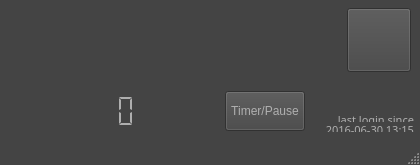
<?xml version="1.0" encoding="UTF-8"?>
<ui version="4.0">
 <class>MainWindow</class>
 <widget class="QMainWindow" name="MainWindow">
  <property name="geometry">
   <rect>
    <x>0</x>
    <y>0</y>
    <width>420</width>
    <height>165</height>
   </rect>
  </property>
  <property name="sizePolicy">
   <sizepolicy hsizetype="Fixed" vsizetype="Fixed">
    <horstretch>0</horstretch>
    <verstretch>0</verstretch>
   </sizepolicy>
  </property>
  <property name="minimumSize">
   <size>
    <width>420</width>
    <height>165</height>
   </size>
  </property>
  <property name="maximumSize">
   <size>
    <width>420</width>
    <height>189</height>
   </size>
  </property>
  <property name="palette">
   <palette>
    <active>
     <colorrole role="WindowText">
      <brush brushstyle="SolidPattern">
       <color alpha="255">
        <red>175</red>
        <green>175</green>
        <blue>175</blue>
       </color>
      </brush>
     </colorrole>
     <colorrole role="Button">
      <brush brushstyle="SolidPattern">
       <color alpha="255">
        <red>68</red>
        <green>68</green>
        <blue>68</blue>
       </color>
      </brush>
     </colorrole>
     <colorrole role="Light">
      <brush brushstyle="SolidPattern">
       <color alpha="255">
        <red>175</red>
        <green>175</green>
        <blue>175</blue>
       </color>
      </brush>
     </colorrole>
     <colorrole role="Midlight">
      <brush brushstyle="SolidPattern">
       <color alpha="255">
        <red>147</red>
        <green>147</green>
        <blue>147</blue>
       </color>
      </brush>
     </colorrole>
     <colorrole role="Dark">
      <brush brushstyle="SolidPattern">
       <color alpha="255">
        <red>68</red>
        <green>68</green>
        <blue>68</blue>
       </color>
      </brush>
     </colorrole>
     <colorrole role="Mid">
      <brush brushstyle="SolidPattern">
       <color alpha="255">
        <red>126</red>
        <green>124</green>
        <blue>122</blue>
       </color>
      </brush>
     </colorrole>
     <colorrole role="Text">
      <brush brushstyle="SolidPattern">
       <color alpha="255">
        <red>175</red>
        <green>175</green>
        <blue>175</blue>
       </color>
      </brush>
     </colorrole>
     <colorrole role="BrightText">
      <brush brushstyle="SolidPattern">
       <color alpha="255">
        <red>202</red>
        <green>202</green>
        <blue>202</blue>
       </color>
      </brush>
     </colorrole>
     <colorrole role="ButtonText">
      <brush brushstyle="SolidPattern">
       <color alpha="255">
        <red>175</red>
        <green>175</green>
        <blue>175</blue>
       </color>
      </brush>
     </colorrole>
     <colorrole role="Base">
      <brush brushstyle="SolidPattern">
       <color alpha="255">
        <red>68</red>
        <green>68</green>
        <blue>68</blue>
       </color>
      </brush>
     </colorrole>
     <colorrole role="Window">
      <brush brushstyle="SolidPattern">
       <color alpha="255">
        <red>68</red>
        <green>68</green>
        <blue>68</blue>
       </color>
      </brush>
     </colorrole>
    </active>
    <inactive>
     <colorrole role="WindowText">
      <brush brushstyle="SolidPattern">
       <color alpha="255">
        <red>175</red>
        <green>175</green>
        <blue>175</blue>
       </color>
      </brush>
     </colorrole>
     <colorrole role="Button">
      <brush brushstyle="SolidPattern">
       <color alpha="255">
        <red>68</red>
        <green>68</green>
        <blue>68</blue>
       </color>
      </brush>
     </colorrole>
     <colorrole role="Light">
      <brush brushstyle="SolidPattern">
       <color alpha="255">
        <red>175</red>
        <green>175</green>
        <blue>175</blue>
       </color>
      </brush>
     </colorrole>
     <colorrole role="Midlight">
      <brush brushstyle="SolidPattern">
       <color alpha="255">
        <red>147</red>
        <green>147</green>
        <blue>147</blue>
       </color>
      </brush>
     </colorrole>
     <colorrole role="Dark">
      <brush brushstyle="SolidPattern">
       <color alpha="255">
        <red>68</red>
        <green>68</green>
        <blue>68</blue>
       </color>
      </brush>
     </colorrole>
     <colorrole role="Mid">
      <brush brushstyle="SolidPattern">
       <color alpha="255">
        <red>126</red>
        <green>124</green>
        <blue>122</blue>
       </color>
      </brush>
     </colorrole>
     <colorrole role="Text">
      <brush brushstyle="SolidPattern">
       <color alpha="255">
        <red>175</red>
        <green>175</green>
        <blue>175</blue>
       </color>
      </brush>
     </colorrole>
     <colorrole role="BrightText">
      <brush brushstyle="SolidPattern">
       <color alpha="255">
        <red>202</red>
        <green>202</green>
        <blue>202</blue>
       </color>
      </brush>
     </colorrole>
     <colorrole role="ButtonText">
      <brush brushstyle="SolidPattern">
       <color alpha="255">
        <red>175</red>
        <green>175</green>
        <blue>175</blue>
       </color>
      </brush>
     </colorrole>
     <colorrole role="Base">
      <brush brushstyle="SolidPattern">
       <color alpha="255">
        <red>68</red>
        <green>68</green>
        <blue>68</blue>
       </color>
      </brush>
     </colorrole>
     <colorrole role="Window">
      <brush brushstyle="SolidPattern">
       <color alpha="255">
        <red>68</red>
        <green>68</green>
        <blue>68</blue>
       </color>
      </brush>
     </colorrole>
    </inactive>
    <disabled>
     <colorrole role="WindowText">
      <brush brushstyle="SolidPattern">
       <color alpha="255">
        <red>68</red>
        <green>68</green>
        <blue>68</blue>
       </color>
      </brush>
     </colorrole>
     <colorrole role="Button">
      <brush brushstyle="SolidPattern">
       <color alpha="255">
        <red>68</red>
        <green>68</green>
        <blue>68</blue>
       </color>
      </brush>
     </colorrole>
     <colorrole role="Light">
      <brush brushstyle="SolidPattern">
       <color alpha="255">
        <red>175</red>
        <green>175</green>
        <blue>175</blue>
       </color>
      </brush>
     </colorrole>
     <colorrole role="Midlight">
      <brush brushstyle="SolidPattern">
       <color alpha="255">
        <red>147</red>
        <green>147</green>
        <blue>147</blue>
       </color>
      </brush>
     </colorrole>
     <colorrole role="Dark">
      <brush brushstyle="SolidPattern">
       <color alpha="255">
        <red>68</red>
        <green>68</green>
        <blue>68</blue>
       </color>
      </brush>
     </colorrole>
     <colorrole role="Mid">
      <brush brushstyle="SolidPattern">
       <color alpha="255">
        <red>126</red>
        <green>124</green>
        <blue>122</blue>
       </color>
      </brush>
     </colorrole>
     <colorrole role="Text">
      <brush brushstyle="SolidPattern">
       <color alpha="255">
        <red>68</red>
        <green>68</green>
        <blue>68</blue>
       </color>
      </brush>
     </colorrole>
     <colorrole role="BrightText">
      <brush brushstyle="SolidPattern">
       <color alpha="255">
        <red>202</red>
        <green>202</green>
        <blue>202</blue>
       </color>
      </brush>
     </colorrole>
     <colorrole role="ButtonText">
      <brush brushstyle="SolidPattern">
       <color alpha="255">
        <red>68</red>
        <green>68</green>
        <blue>68</blue>
       </color>
      </brush>
     </colorrole>
     <colorrole role="Base">
      <brush brushstyle="SolidPattern">
       <color alpha="255">
        <red>68</red>
        <green>68</green>
        <blue>68</blue>
       </color>
      </brush>
     </colorrole>
     <colorrole role="Window">
      <brush brushstyle="SolidPattern">
       <color alpha="255">
        <red>68</red>
        <green>68</green>
        <blue>68</blue>
       </color>
      </brush>
     </colorrole>
    </disabled>
   </palette>
  </property>
  <property name="windowTitle">
   <string>MainWindow</string>
  </property>
  <widget class="QWidget" name="centralwidget">
   <property name="minimumSize">
    <size>
     <width>420</width>
     <height>165</height>
    </size>
   </property>
   <property name="maximumSize">
    <size>
     <width>420</width>
     <height>165</height>
    </size>
   </property>
   <widget class="QWidget" name="layoutWidget">
    <property name="geometry">
     <rect>
      <x>0</x>
      <y>0</y>
      <width>424</width>
      <height>140</height>
     </rect>
    </property>
    <layout class="QHBoxLayout" name="horizontalLayout">
     <property name="spacing">
      <number>0</number>
     </property>
     <item>
      <layout class="QVBoxLayout" name="verticalLayout_2">
       <property name="spacing">
        <number>0</number>
       </property>
       <item>
        <layout class="QHBoxLayout" name="horizontalLayout_2">
         <property name="spacing">
          <number>0</number>
         </property>
         <item>
          <spacer name="horizontalSpacer_2">
           <property name="orientation">
            <enum>Qt::Horizontal</enum>
           </property>
           <property name="sizeType">
            <enum>QSizePolicy::Fixed</enum>
           </property>
           <property name="sizeHint" stdset="0">
            <size>
             <width>5</width>
             <height>20</height>
            </size>
           </property>
          </spacer>
         </item>
         <item>
          <widget class="QPushButton" name="codeImg">
           <property name="sizePolicy">
            <sizepolicy hsizetype="Fixed" vsizetype="Fixed">
             <horstretch>0</horstretch>
             <verstretch>0</verstretch>
            </sizepolicy>
           </property>
           <property name="minimumSize">
            <size>
             <width>100</width>
             <height>75</height>
            </size>
           </property>
           <property name="maximumSize">
            <size>
             <width>100</width>
             <height>75</height>
            </size>
           </property>
           <property name="focusPolicy">
            <enum>Qt::NoFocus</enum>
           </property>
           <property name="text">
            <string/>
           </property>
           <property name="iconSize">
            <size>
             <width>100</width>
             <height>75</height>
            </size>
           </property>
           <property name="flat">
            <bool>true</bool>
           </property>
          </widget>
         </item>
         <item>
          <spacer name="horizontalSpacer_3">
           <property name="orientation">
            <enum>Qt::Horizontal</enum>
           </property>
           <property name="sizeType">
            <enum>QSizePolicy::Fixed</enum>
           </property>
           <property name="sizeHint" stdset="0">
            <size>
             <width>5</width>
             <height>20</height>
            </size>
           </property>
          </spacer>
         </item>
         <item>
          <layout class="QVBoxLayout" name="verticalLayout_4">
           <property name="spacing">
            <number>0</number>
           </property>
           <item>
            <widget class="QListView" name="listView">
             <property name="sizePolicy">
              <sizepolicy hsizetype="Fixed" vsizetype="Fixed">
               <horstretch>0</horstretch>
               <verstretch>0</verstretch>
              </sizepolicy>
             </property>
             <property name="minimumSize">
              <size>
               <width>180</width>
               <height>80</height>
              </size>
             </property>
             <property name="maximumSize">
              <size>
               <width>180</width>
               <height>80</height>
              </size>
             </property>
             <property name="palette">
              <palette>
               <active>
                <colorrole role="Base">
                 <brush brushstyle="SolidPattern">
                  <color alpha="255">
                   <red>68</red>
                   <green>68</green>
                   <blue>68</blue>
                  </color>
                 </brush>
                </colorrole>
               </active>
               <inactive>
                <colorrole role="Base">
                 <brush brushstyle="SolidPattern">
                  <color alpha="255">
                   <red>68</red>
                   <green>68</green>
                   <blue>68</blue>
                  </color>
                 </brush>
                </colorrole>
               </inactive>
               <disabled>
                <colorrole role="Base">
                 <brush brushstyle="SolidPattern">
                  <color alpha="255">
                   <red>68</red>
                   <green>68</green>
                   <blue>68</blue>
                  </color>
                 </brush>
                </colorrole>
               </disabled>
              </palette>
             </property>
             <property name="font">
              <font>
               <family>Droid Sans</family>
               <weight>75</weight>
               <bold>true</bold>
              </font>
             </property>
             <property name="mouseTracking">
              <bool>true</bool>
             </property>
             <property name="focusPolicy">
              <enum>Qt::NoFocus</enum>
             </property>
             <property name="frameShape">
              <enum>QFrame::NoFrame</enum>
             </property>
             <property name="frameShadow">
              <enum>QFrame::Plain</enum>
             </property>
             <property name="verticalScrollBarPolicy">
              <enum>Qt::ScrollBarAlwaysOff</enum>
             </property>
             <property name="horizontalScrollBarPolicy">
              <enum>Qt::ScrollBarAlwaysOff</enum>
             </property>
             <property name="autoScroll">
              <bool>false</bool>
             </property>
             <property name="editTriggers">
              <set>QAbstractItemView::NoEditTriggers</set>
             </property>
             <property name="selectionMode">
              <enum>QAbstractItemView::NoSelection</enum>
             </property>
             <property name="gridSize">
              <size>
               <width>150</width>
               <height>20</height>
              </size>
             </property>
             <property name="selectionRectVisible">
              <bool>true</bool>
             </property>
            </widget>
           </item>
          </layout>
         </item>
        </layout>
       </item>
       <item>
        <layout class="QHBoxLayout" name="horizontalLayout_3">
         <property name="spacing">
          <number>0</number>
         </property>
         <item>
          <widget class="QLCDNumber" name="timer">
           <property name="sizePolicy">
            <sizepolicy hsizetype="Fixed" vsizetype="Fixed">
             <horstretch>0</horstretch>
             <verstretch>0</verstretch>
            </sizepolicy>
           </property>
           <property name="minimumSize">
            <size>
             <width>140</width>
             <height>50</height>
            </size>
           </property>
           <property name="maximumSize">
            <size>
             <width>140</width>
             <height>50</height>
            </size>
           </property>
           <property name="frameShape">
            <enum>QFrame::NoFrame</enum>
           </property>
           <property name="digitCount">
            <number>8</number>
           </property>
           <property name="segmentStyle">
            <enum>QLCDNumber::Flat</enum>
           </property>
          </widget>
         </item>
         <item>
          <spacer name="horizontalSpacer_4">
           <property name="orientation">
            <enum>Qt::Horizontal</enum>
           </property>
           <property name="sizeHint" stdset="0">
            <size>
             <width>40</width>
             <height>20</height>
            </size>
           </property>
          </spacer>
         </item>
         <item>
          <widget class="QPushButton" name="pB_timer">
           <property name="minimumSize">
            <size>
             <width>0</width>
             <height>40</height>
            </size>
           </property>
           <property name="maximumSize">
            <size>
             <width>16777215</width>
             <height>40</height>
            </size>
           </property>
           <property name="text">
            <string>Timer/Pause</string>
           </property>
           <property name="checkable">
            <bool>true</bool>
           </property>
           <property name="flat">
            <bool>false</bool>
           </property>
          </widget>
         </item>
        </layout>
       </item>
      </layout>
     </item>
     <item>
      <spacer name="verticalSpacer">
       <property name="orientation">
        <enum>Qt::Vertical</enum>
       </property>
       <property name="sizeType">
        <enum>QSizePolicy::Fixed</enum>
       </property>
       <property name="sizeHint" stdset="0">
        <size>
         <width>20</width>
         <height>130</height>
        </size>
       </property>
      </spacer>
     </item>
     <item>
      <layout class="QVBoxLayout" name="verticalLayout_3">
       <property name="spacing">
        <number>0</number>
       </property>
       <item>
        <layout class="QHBoxLayout" name="horizontalLayout_4">
         <property name="spacing">
          <number>0</number>
         </property>
         <property name="sizeConstraint">
          <enum>QLayout::SetDefaultConstraint</enum>
         </property>
         <property name="rightMargin">
          <number>10</number>
         </property>
         <item>
          <spacer name="horizontalSpacer">
           <property name="orientation">
            <enum>Qt::Horizontal</enum>
           </property>
           <property name="sizeType">
            <enum>QSizePolicy::Fixed</enum>
           </property>
           <property name="sizeHint" stdset="0">
            <size>
             <width>20</width>
             <height>20</height>
            </size>
           </property>
          </spacer>
         </item>
         <item>
          <widget class="QPushButton" name="usrImg">
           <property name="sizePolicy">
            <sizepolicy hsizetype="Fixed" vsizetype="Fixed">
             <horstretch>0</horstretch>
             <verstretch>0</verstretch>
            </sizepolicy>
           </property>
           <property name="minimumSize">
            <size>
             <width>64</width>
             <height>64</height>
            </size>
           </property>
           <property name="maximumSize">
            <size>
             <width>64</width>
             <height>64</height>
            </size>
           </property>
           <property name="focusPolicy">
            <enum>Qt::NoFocus</enum>
           </property>
           <property name="text">
            <string/>
           </property>
           <property name="iconSize">
            <size>
             <width>64</width>
             <height>64</height>
            </size>
           </property>
           <property name="flat">
            <bool>false</bool>
           </property>
          </widget>
         </item>
        </layout>
       </item>
       <item>
        <layout class="QVBoxLayout" name="verticalLayout_5" stretch="0,0">
         <property name="spacing">
          <number>0</number>
         </property>
         <property name="rightMargin">
          <number>0</number>
         </property>
         <item>
          <layout class="QHBoxLayout" name="horizontalLayout_5">
           <property name="spacing">
            <number>0</number>
           </property>
           <item>
            <spacer name="horizontalSpacer_5">
             <property name="orientation">
              <enum>Qt::Horizontal</enum>
             </property>
             <property name="sizeType">
              <enum>QSizePolicy::Fixed</enum>
             </property>
             <property name="sizeHint" stdset="0">
              <size>
               <width>10</width>
               <height>10</height>
              </size>
             </property>
            </spacer>
           </item>
           <item>
            <widget class="QListView" name="dayLog">
             <property name="sizePolicy">
              <sizepolicy hsizetype="Fixed" vsizetype="Fixed">
               <horstretch>0</horstretch>
               <verstretch>0</verstretch>
              </sizepolicy>
             </property>
             <property name="minimumSize">
              <size>
               <width>80</width>
               <height>30</height>
              </size>
             </property>
             <property name="maximumSize">
              <size>
               <width>80</width>
               <height>30</height>
              </size>
             </property>
             <property name="palette">
              <palette>
               <active>
                <colorrole role="Base">
                 <brush brushstyle="SolidPattern">
                  <color alpha="255">
                   <red>68</red>
                   <green>68</green>
                   <blue>68</blue>
                  </color>
                 </brush>
                </colorrole>
               </active>
               <inactive>
                <colorrole role="Base">
                 <brush brushstyle="SolidPattern">
                  <color alpha="255">
                   <red>68</red>
                   <green>68</green>
                   <blue>68</blue>
                  </color>
                 </brush>
                </colorrole>
               </inactive>
               <disabled>
                <colorrole role="Base">
                 <brush brushstyle="SolidPattern">
                  <color alpha="255">
                   <red>68</red>
                   <green>68</green>
                   <blue>68</blue>
                  </color>
                 </brush>
                </colorrole>
               </disabled>
              </palette>
             </property>
             <property name="font">
              <font>
               <family>Droid Sans</family>
               <pointsize>14</pointsize>
               <weight>75</weight>
               <bold>true</bold>
              </font>
             </property>
             <property name="frameShape">
              <enum>QFrame::NoFrame</enum>
             </property>
             <property name="frameShadow">
              <enum>QFrame::Plain</enum>
             </property>
             <property name="verticalScrollBarPolicy">
              <enum>Qt::ScrollBarAlwaysOff</enum>
             </property>
             <property name="horizontalScrollBarPolicy">
              <enum>Qt::ScrollBarAlwaysOff</enum>
             </property>
             <property name="autoScroll">
              <bool>false</bool>
             </property>
             <property name="editTriggers">
              <set>QAbstractItemView::NoEditTriggers</set>
             </property>
             <property name="selectionMode">
              <enum>QAbstractItemView::NoSelection</enum>
             </property>
             <property name="gridSize">
              <size>
               <width>90</width>
               <height>30</height>
              </size>
             </property>
            </widget>
           </item>
          </layout>
         </item>
         <item>
          <layout class="QVBoxLayout" name="verticalLayout_6">
           <property name="spacing">
            <number>0</number>
           </property>
           <property name="topMargin">
            <number>2</number>
           </property>
           <property name="rightMargin">
            <number>10</number>
           </property>
           <item>
            <widget class="QLabel" name="label">
             <property name="sizePolicy">
              <sizepolicy hsizetype="Preferred" vsizetype="Fixed">
               <horstretch>0</horstretch>
               <verstretch>0</verstretch>
              </sizepolicy>
             </property>
             <property name="minimumSize">
              <size>
               <width>0</width>
               <height>10</height>
              </size>
             </property>
             <property name="maximumSize">
              <size>
               <width>16777215</width>
               <height>10</height>
              </size>
             </property>
             <property name="font">
              <font>
               <family>Droid Sans</family>
               <pointsize>8</pointsize>
               <weight>50</weight>
               <bold>false</bold>
              </font>
             </property>
             <property name="text">
              <string>last login since</string>
             </property>
             <property name="alignment">
              <set>Qt::AlignRight|Qt::AlignTop|Qt::AlignTrailing</set>
             </property>
            </widget>
           </item>
           <item>
            <widget class="QLabel" name="lb_loginSince">
             <property name="sizePolicy">
              <sizepolicy hsizetype="Preferred" vsizetype="Fixed">
               <horstretch>0</horstretch>
               <verstretch>0</verstretch>
              </sizepolicy>
             </property>
             <property name="maximumSize">
              <size>
               <width>16777215</width>
               <height>10</height>
              </size>
             </property>
             <property name="font">
              <font>
               <family>Droid Sans</family>
               <pointsize>8</pointsize>
              </font>
             </property>
             <property name="text">
              <string>2016-06-30 13:15</string>
             </property>
             <property name="alignment">
              <set>Qt::AlignRight|Qt::AlignTop|Qt::AlignTrailing</set>
             </property>
            </widget>
           </item>
          </layout>
         </item>
        </layout>
       </item>
      </layout>
     </item>
    </layout>
   </widget>
  </widget>
  <widget class="QStatusBar" name="statusbar"/>
 </widget>
 <resources/>
 <connections/>
</ui>
